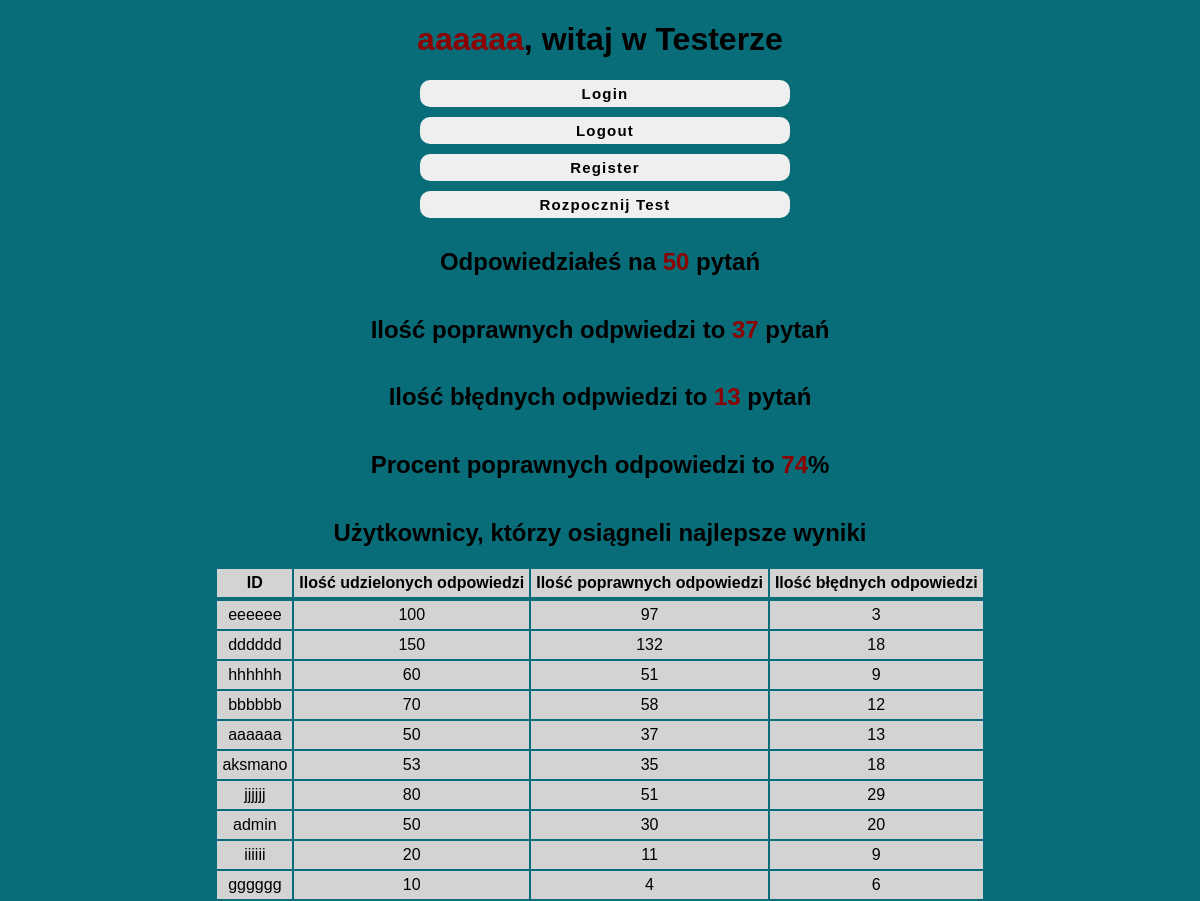
The page /home.php (signed in) on the database its author committed.
### tables this page shows
CREATE TABLE `users` (
  `id` varchar(60) NOT NULL,
  `pass` varchar(60) NOT NULL,
  `isAdmin` tinyint(4) NOT NULL,
  `questions` int(11) NOT NULL,
  `goodAnswers` int(11) NOT NULL,
  `email` text
);

### home.php (the view, shortened to what this page needs)
<!DOCTYPE html>
<html lang="en">
<head>
    <link rel="stylesheet" href="css/style.css">
</head>
<body>
<div id="main">
  <h1><span><?php echo $_SESSION['user'] ?></span>, witaj w Testerze</h1>
<?php
$servername = 'localhost';
$username = 'root';
$password = '';
$database = 'tester';
$conn = @new mysqli($servername, $username, $password, $database);
$rs = $conn->query("SELECT isAdmin FROM users WHERE id='" . $_SESSION["user"] . "'");
$rec = $rs->fetch_array();
if (isset($_SESSION['user']) && $rec['isAdmin'] != 1) {
    echo "<form method='post'>";
    echo "<input type='submit' value='Login' name='userOptions'>
    <input type='submit' value='Logout' name='userOptions'>
    <input type='submit' value='Register' name='userOptions'>
    <input type='submit' value='Rozpocznij Test' name='userOptions'>
    </form>";
    $user = $_SESSION['user'];
    $rs = $conn->query("SELECT questions, goodAnswers FROM users WHERE id='$user'");
    $rec = $rs->fetch_array();
    echo "<h2>Odpowiedziałeś na <span>" . $rec['questions'] . "</span> pytań</h2>";
    echo "<h2>Ilość poprawnych odpwiedzi to <span>" . $rec['goodAnswers'] . "</span> pytań</h2>";
    echo "<h2>Ilość błędnych odpwiedzi to <span>" . ($rec['questions'] - $rec['goodAnswers']) . "</span> pytań</h2>";
    echo "<h2>Procent poprawnych odpowiedzi to <span>" . round(($rec['goodAnswers'] / $rec['questions']) * 100) . "</span>%</h2>";
    echo "<h2>Użytkownicy, którzy osiągneli najlepsze wyniki</h2>";
    $rs = $conn->query("SELECT id, isAdmin, questions, goodAnswers, email FROM users ORDER BY goodAnswers / questions DESC LIMIT 10") or die("SELECT nie działa");
    if ($rs->num_rows > 0) {
        echo ("<table>");
        echo ("<tr><th>ID</th><th>Ilość udzielonych odpowiedzi</th><th>Ilość poprawnych odpowiedzi</th><th>Ilość błędnych odpowiedzi</th><tr>");
        while ($rec = $rs->fetch_array()) {
            echo ("<tr><td><input type='hidden' name='id' value='" . $rec["id"] . "'>" . $rec["id"] . "</td><td>" . $rec["questions"] . "</td><td>" . $rec["goodAnswers"] . "</td><td>" . ($rec["questions"] - $rec["goodAnswers"]) . "</td></tr>");
        }
        echo ("</table>");
    }
} else if ($rec['isAdmin'] == 1) {
    header("Location:adminPanel.php");
} else {
    header("Location:login.php");
}
?>
</div>
</body>
</html>

### css/style.css (style rules this page uses)
body { font-family: "Gill Sans", "Gill Sans MT", Calibri, "Trebuchet MS", sans-serif; height: 100vh; margin: 0; background: rgba(9, 109, 121, 1); }
#main { margin: 0 auto; width: auto; display: flex; flex-direction: column; justify-items: center; align-items: center; }
form { margin: 0 auto; width: auto; display: flex; flex-direction: column; justify-items: center; align-items: center; }
input, .test-wrapper > div { margin-left: 10px; margin-bottom: 10px; padding: 10px; font-size: 15px; width: 350px; border: none; border-radius: 10px; }
input[type="submit"] { width: 370px; text-align: center; display: block; font-size: 15px; padding: 5px; letter-spacing: 1.2px; font-weight: bold; }
table { display: flex; }
td, th { border: none; text-align: center; padding: 5px; }
tr { border: none; background-color: lightgray; }
span { margin-left: 0px; color: darkred; }

### rows shown on the page
users: questions "50", goodAnswers "37", $rec['questions'] - $rec['goodAnswers'] "13", ($rec['goodAnswers'] / $rec['questions']) * 100 "74", id "aaaaaa", $rec["questions"] - $rec["goodAnswers"] "13"
users: id "eeeeee", questions "100", goodAnswers "97", $rec["questions"] - $rec["goodAnswers"] "3"
users: id "dddddd", questions "150", goodAnswers "132", $rec["questions"] - $rec["goodAnswers"] "18"
users: id "hhhhhh", questions "60", goodAnswers "51", $rec["questions"] - $rec["goodAnswers"] "9"
users: id "bbbbbb", questions "70", goodAnswers "58", $rec["questions"] - $rec["goodAnswers"] "12"
users: id "aksmano", questions "53", goodAnswers "35", $rec["questions"] - $rec["goodAnswers"] "18"
users: id "jjjjjj", questions "80", goodAnswers "51", $rec["questions"] - $rec["goodAnswers"] "29"
users: id "admin", questions "50", goodAnswers "30", $rec["questions"] - $rec["goodAnswers"] "20"
users: id "iiiiii", questions "20", goodAnswers "11", $rec["questions"] - $rec["goodAnswers"] "9"
users: id "gggggg", questions "10", goodAnswers "4", $rec["questions"] - $rec["goodAnswers"] "6"

### other values the page prints
$_SESSION['user'] "aaaaaa"
